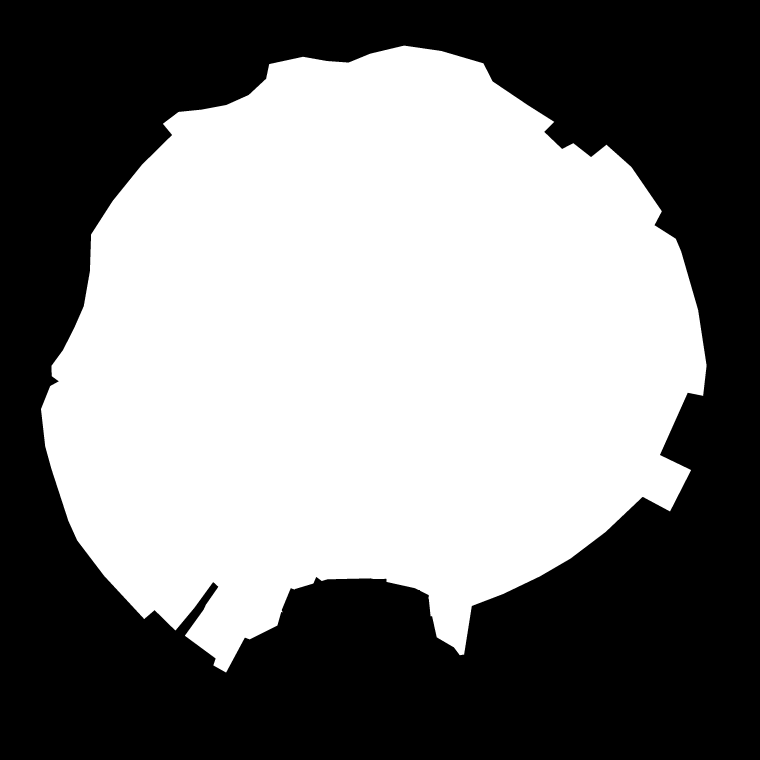
#> input picture auxiliary/mask_old.png, 3040 x 3040 px, found by its file name (shown at 1/4 size)
$ jupyter execute --allow-errors optical_flow.ipynb
#> lines starting #> are read from the running program, lines starting #| are printed output that depends on the picture
### cloud_processing_lib.py
import sun_position_calc as sun
import cv2
import numpy as np
import datetime as dt
import pandas as pd

from numpy.lib.stride_tricks import sliding_window_view

def prepare_mask(mask_path):

    # read obstacle mask from predefined path
    obstacle_mask = cv2.imread(mask_path, -1)
    obstacle_mask = cv2.resize(obstacle_mask, (1520, 1520))

    return obstacle_mask

# [5 lines left out: function prepare_duplicates, not called in this run]


def calc_mappings(theta_max_fish_deg, theta_max_rect_deg, image_width, mapping_function):

    #
    # generates mapping to convert fisheye images to rectilinear/plane image projection
    # available mapping_functions: "rectilinear", "stereographic", "equidistant", "equisolid", "orthographic"
    #

    img_radius = image_width/2

    rect_foclen = img_radius / np.tan(np.deg2rad(theta_max_rect_deg))            # max theta in rectilinear/plane projection: usually 80°


    temp_raw = np.mgrid[0:image_width,0:image_width] - img_radius

    xrel = temp_raw[0,:,:]
    yrel = temp_raw[1,:,:]

    # retrieve phi
    phi = np.atan2(-yrel, xrel) - np.pi/2
    phi = np.where((yrel>0) | ((yrel<=0) & (xrel>=0)), phi + 2*np.pi, phi)

    # retrieve radius and convert to new radius in projection via theta
    rect_r = np.sqrt(xrel**2+yrel**2)
    theta = np.atan(rect_r/rect_foclen)

    # get fisheye focal length and calculate radii from theta
    match mapping_function:
        case "rectilinear":
            fish_foclen = img_radius / (np.tan(np.deg2rad(theta_max_fish_deg)))
            fish_r = fish_foclen * np.tan(theta)
        case "stereographic":
            fish_foclen = img_radius / (2*np.tan(np.deg2rad(theta_max_fish_deg)/2))
            fish_r = 2*fish_foclen*np.tan(theta/2)
        case "equidistant":
            fish_foclen = img_radius / np.deg2rad(theta_max_fish_deg)
            fish_r = fish_foclen * theta
        case "equisolid":
            fish_foclen = img_radius / (2*np.sin(np.deg2rad(theta_max_fish_deg)/2))
            fish_r = 2*fish_foclen * np.sin(theta/2)
        case "orthographic":
            fish_foclen = img_radius / (np.sin(np.deg2rad(theta_max_fish_deg)))
            fish_r = fish_foclen * np.sin(theta)
        case _:
            raise ValueError("Mapping Function: \"{0}\" not found".format(mapping_function))
            return

    # create output arrays
    map_x = (-fish_r*np.sin(phi) + img_radius).astype("float32")
    map_y = (-fish_r*np.cos(phi) + img_radius).astype("float32")

    # filter values out of bounds
    map_x = np.where(rect_r>img_radius, -1, map_x)
    map_y = np.where(rect_r>img_radius, -1, map_y)

    return map_x, map_y


# [127 lines left out: functions repair_cloud_layer, repair_cloud_layer_erosion, convert_frac_to_octa, calc_fractions, not called in this run]

### optical_flow.ipynb
[cell 1]
import matplotlib.pyplot as plt
import matplotlib as mpl
import cv2
import numpy as np
import glob
import datetime as dt
from itertools import repeat

import scipy.stats as stat

import sys
sys.path.append("./libraries")
import cloud_processing_lib as cpl

from concurrent.futures import ThreadPoolExecutor

[cell 2]
#init input

year = "2026"
month = "04"
day = "10"

# root_path = "/home/sdoeding/testflow_images/"     #for test flow
# glob_query = root_path + "*.png"

root_path = "/projekt1/ag_maahn/data_obs/lim/allsky1/images/"
glob_query = root_path + "{0}/{1}/{2}/**/*.png".format(year,month,day)

path_collector = glob.glob(glob_query, recursive=True)
path_collector.sort()

timestamps = []
for path in path_collector:
   timestamps.append(dt.datetime.strptime(path[-19:-4], "%Y%m%d_%H%M%S"))

images_n = len(path_collector)

[cell 3]
# [48 lines left out: function append_frame, not called in this run]

[cell 4]
video_data = cv2.VideoWriter("flow_out.mp4", cv2.VideoWriter_fourcc('m','p','4','v'), 30, (1520, 1520))

counter = 0
start_time = dt.datetime.now()

mappings = cpl.calc_mappings(95,80,1520,"equidistant")

if int(month) > 4:
    mask = cpl.prepare_mask("/home/sdoeding/analysis_scripts/auxiliary/mask_new.png")
else:
    mask = cpl.prepare_mask("/home/sdoeding/analysis_scripts/auxiliary/mask_old.png")
#> in prepare_mask, obstacle_mask is the input picture: shape (3040, 3040, 3) uint16; min 0, max 65535, mean 33109.5

mask = cv2.remap(mask, mappings[1], mappings[0], interpolation=cv2.INTER_LINEAR)
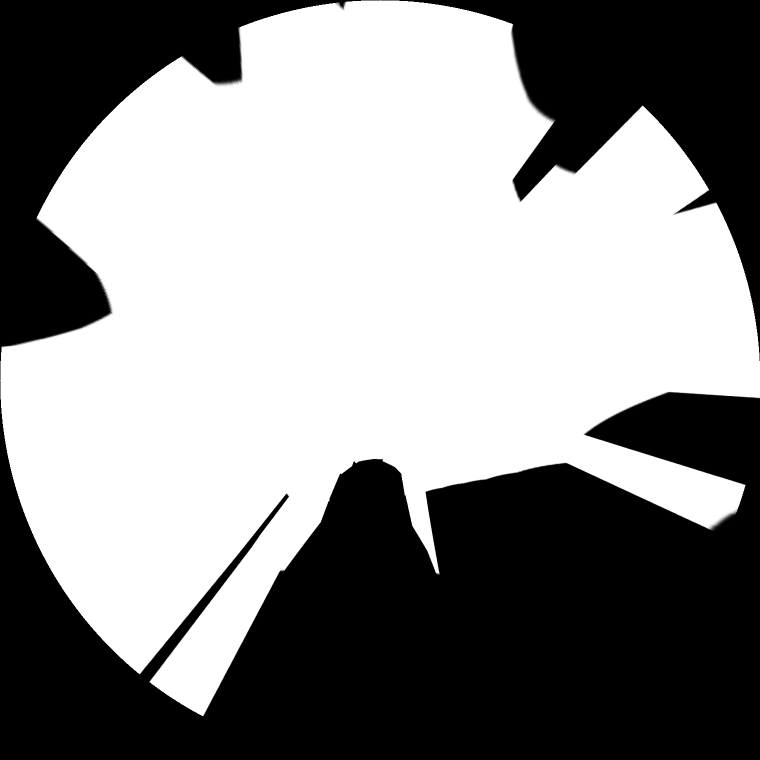
#> mask: shape (1520, 1520, 3) uint16 (shown at 1/2 size); min 0, max 65535, mean 35890.6; drawn with min black and max white

mag_collector = []
mag_std_collector = []
dir_collector = []
dir_std_collector = []

with ThreadPoolExecutor(max_workers=16) as executor:
    for res in executor.map(append_frame, path_collector[1:], path_collector[:-1], repeat(mappings), repeat(mask)):

        counter += 1

        progress_percent = np.round(counter/images_n * 100, 3)
        runtime_sec = (dt.datetime.now() - start_time).seconds

        print("Running {3:02d}:{4:02d} - {0} of {1} images processed ({2:.3f} %)".format(counter, images_n, progress_percent,
                                                                                 runtime_sec // 60, runtime_sec % 60), end="\r")
        video_data.write(res[0])
#> this loop made 0 passes
#> after the loop, counter = 0

stop_time = dt.datetime.now()
runtime_sec = (stop_time - start_time).seconds

video_data.release()
cv2.destroyAllWindows()

print("Done")

[cell 5]
plt.plot(timestamps[:-1],mag_collector, label="Mean")
plt.plot(timestamps[:-1],mag_std_collector, alpha=0.5, label="StdDev")
plt.title("Flow - {0}.{1}.{2}".format(day,month,year))
plt.xlabel("UTC Time")
plt.ylabel("Flow [?]")
plt.gca().xaxis.set_major_formatter(mpl.dates.DateFormatter("%H:%M"))
plt.grid()
plt.legend()
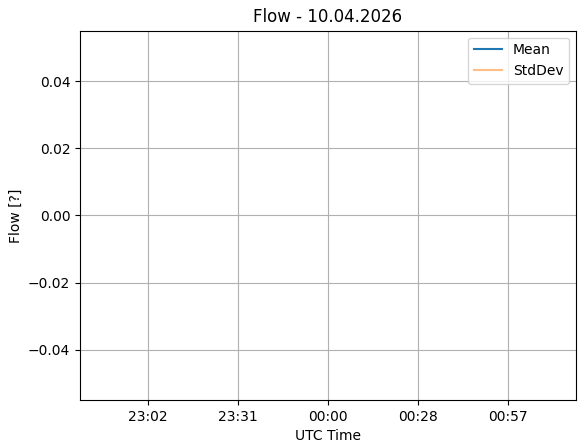
#> figure drawn by matplotlib, 1 panel

[cell 6]
plt.scatter(timestamps[:-1], np.array(dir_collector)* 180 / np.pi, label="Mean", marker=".")
plt.plot(timestamps[:-1], np.array(dir_std_collector)* 180 / np.pi, label="StdDev", alpha=0.5)
plt.title("Direction - {0}.{1}.{2}".format(day,month,year))
plt.xlabel("UTC Time")
plt.ylabel("Direction [°]")
plt.gca().xaxis.set_major_formatter(mpl.dates.DateFormatter("%H:%M"))
#plt.ylim(0,360)
plt.grid()
plt.legend()
